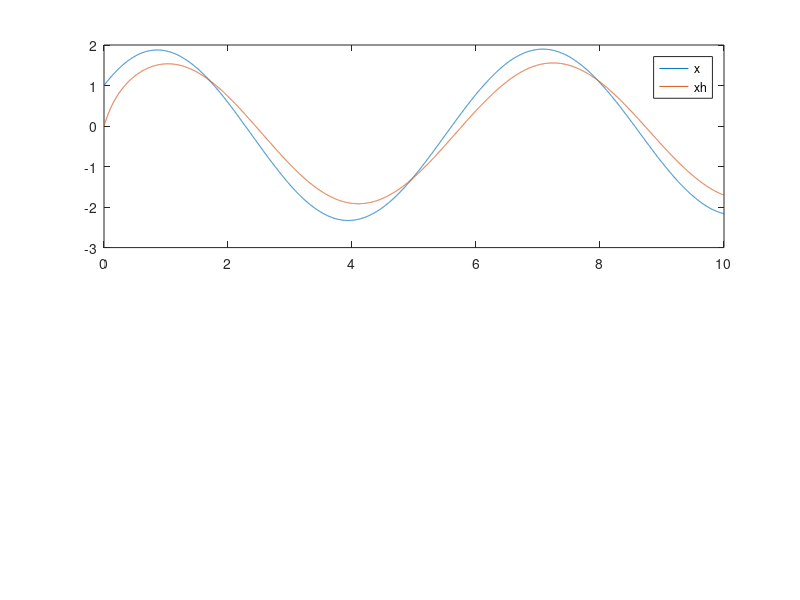

This figure's MATLAB source:
%Test smooth model performance
clc; clear; close all
addpath(genpath('../../src'))

A = -1;
DIM_X = size(A, 1);
dt = 0.001; T = 10; t = 0 : dt : T;

x = zeros(DIM_X, length(t));
xh = x;
x(:, 1) = 1;
w = randn(1, length(t));
v = 3*cos(t) + 0.1*w - 0.1*t + 0.01*t.^2;

L = 5;

for i = 1 : length(t) - 1  

    k = A*x(:, i) + v(i);
    x(:, i+1) = x(:, i) + dt*k;

    k = A*xh(:, i) + L*(x(:, i) - xh(:, i));
    xh(:, i+1) = xh(:, i) + dt*k;
end

subplot(2, 1, 1)
plot(t, x, t, xh)
legend('x', 'xh')